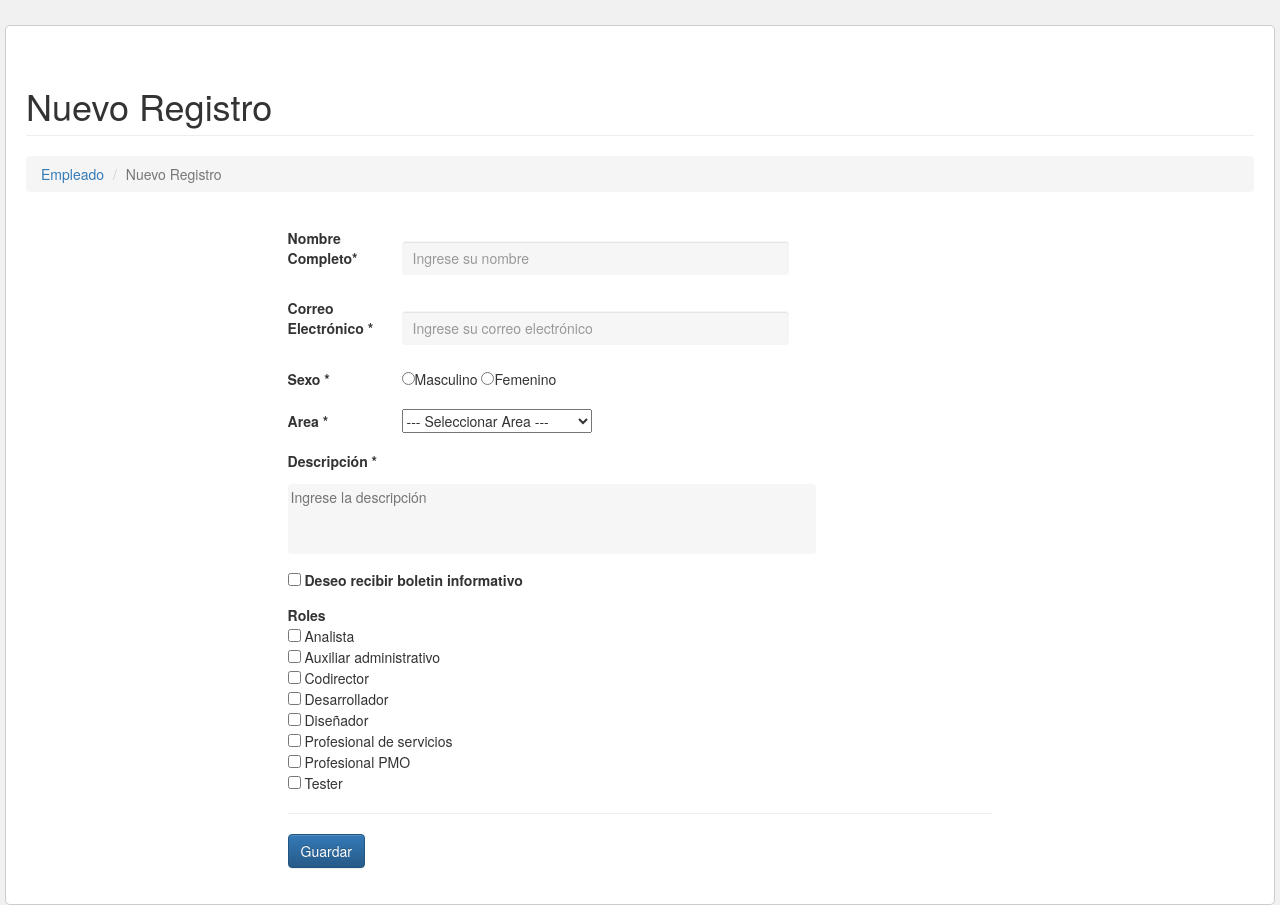
Page /?c=empleado&a=Crud on the committed database.
### tables this page shows
CREATE TABLE IF NOT EXISTS `roles` (
  `id` int(11) NOT NULL AUTO_INCREMENT,
  `nombre` varchar(255) NOT NULL,
  PRIMARY KEY (`id`)
);

### controller/empleado.controller.php (called while the page is built, shortened)
<?php
require_once 'model/empleado.php';
class empleadoController{
    public function __CONSTRUCT(){
        $this->model = new empleado();
    }
    public function Crud(){
        $empleado = new empleado();
        require_once 'view/header.php';
        require_once 'view/empleado/empleado-editar.php';
    }
}

### model/database.php (called while the page is built)
<?php
class Database
{
    public static function StartUp()
    {
        $pdo = new PDO('mysql:host=localhost;dbname=prueba_tecnica_dev;charset=utf8', 'root', '');
        $pdo->setAttribute(PDO::ATTR_ERRMODE, PDO::ERRMODE_EXCEPTION);
        return $pdo;
    }
}

### model/empleado.php (called while the page is built, shortened)
<?php
class empleado
{
	private $pdo;
	public function __CONSTRUCT()
	{
		try
		{
			$this->pdo = Database::StartUp();
		}
		catch(Exception $e)
		{
			die($e->getMessage());
		}
	}
	public function roles($id)
	{
		try
		{
			$stm = $this->pdo
			          ->prepare("SELECT nombre, id, (select rol_id FROM empleado_rol WHERE empleado_id = ? and rol_id=a.id) as rolid from roles a order by nombre");
			$stm->execute(array($id));
			return $stm->fetchAll(PDO::FETCH_OBJ);
		} catch (Exception $e)
		{
			die($e->getMessage());
		}
	}
}

### view/empleado/empleado-editar.php (the view, shortened to what this page needs)
<h1 class="page-header">
    <?php echo $empleado->id != null ? $empleado->nombre : 'Nuevo Registro'; ?>
    <link href="view/img/estilo.css" rel="stylesheet" type="text/css" >
</h1>
<ol class="breadcrumb">
  <li><a href="?c=empleado">Empleado</a></li>
  <li class="active"><?php echo $empleado->id != null ? $empleado->nombre : 'Nuevo Registro'; ?></li>
</ol>
<form id="frm-empleado" action="?c=empleado&a=Guardar" method="post" enctype="multipart/form-data">
    <div class="form-group">
        <label>Nombre Completo*</label>
        <input type="text" name="nombre" value="<?php echo $empleado->nombre; ?>" class="form-control" placeholder="Ingrese su nombre" required>
    </div>
      <div class="form-group">
        <label>Correo Electrónico *</label>
        <input type="text" name="email" value="<?php echo $empleado->email; ?>" class="form-control" placeholder="Ingrese su correo electrónico" required>
    </div>
      <div class="form-group">
        <label>Sexo *</label>
        <?php $valid_check=$empleado->sexo; ?>
        <?php if($valid_check=='M') {?>
           <input type="radio" name="sexo" value="M"  checked>Masculino
        <?php
        } else {?>
           <input type="radio" name="sexo" value="M">Masculino
        <?php
        }
        if($valid_check=='F') {?>
           <input type="radio" name="sexo" value="F" checked>Femenino
        <?php
        } else {?>
           <input type="radio" name="sexo" value="F">Femenino
           <?php
        }?>
    </div>
      <div class="form-group">
        <label>Area *</label>
        <select name="area_id">
        <?php
            $area=$empleado->area_id;
            if(!$area){
            ?>
               <option value="0" selected>--- Seleccionar Area ---</option>
            <?php
            }
               ?>
        </select>
    </div>
      <div class="form-group">
        <label>Descripción *</label>
        <textarea name="descripcion" rows="3" cols="40" placeholder="Ingrese la descripción" required><?php echo $empleado->descripcion; ?></textarea>
    </div>
      <div class="form-group">
        <?php
        $bolet=$empleado->boletin;
        if($bolet==1){
        ?>
           <input type="checkbox" class="form-check-input" id="conditions" name="boletin" value="1" checked>
        <?php
        }
        else{
        ?>
           <input type="checkbox" class="form-check-input" id="conditions" name="boletin" value="1">
        <?php
        }
        ?>
        <label2 class="form-check-label" for="boletin">Deseo recibir boletin informativo</label2>
    </div>
      <div class="form-group">
      <label3>Roles</label3>
      <?php
            echo "<br>";
            foreach($this->model->roles($empleado->id) as $s):
                $nombr = $s->nombre;
                $idrol = $s->rolid;
                if($idrol>=1){
                ?>
                   <input type="checkbox" class="form-check-input" id="conditions" name="roles[]" value="$idrol" checked>
                <?php
                }
                else{
                ?>
                   <input type="checkbox" class="form-check-input" id="conditions" name="roles[]" value="$idrol0">
                <?php
                }
                echo $nombr."<br>";
            endforeach;
        ?>
    </div>
    <hr />
    <div class="text-left">
        <button class="btn btn-primary">Guardar</button>
    </div>
</form>

### assets/css/estilo.css (style rules this page uses)
* { box-sizing:border-box; }
form { width:300px; padding:16px; border-radius:10px; margin:auto; background-color:#ccc; }
form label { width:72px; font-weight:bold; display:inline-block; }
form input[type="text"], form input[type="email"] { width:180px; padding:3px 10px; border:1px solid #f6f6f6; border-radius:3px; background-color:#f6f6f6; margin:8px 0; display:inline-block; }
textarea { width:100%; height:100px; border:1px solid #f6f6f6; border-radius:3px; background-color:#f6f6f6; margin:8px 0; resize:none; display:block; }

### view/img/estilo.css (style rules this page uses)
* { box-sizing:border-box; }
form { width:60%; padding:16px; border-radius:10px; margin:auto; background-color:#ffffff; }
form label { width:110px; font-weight:bold; display:inline-block; text-align:left; }
form label3 { width:110px; font-weight:bold; display:inline-block; vertical-align:top; }
form label2 { width:250px; font-weight:bold; display:inline-block; }
form label3 { width:250px; font-weight:bold; display:inline-block; vertical-align: top; }
form input[type="text"], form input[type="email"] { width:55%; padding:3px 10px; border:1px solid #f6f6f6; border-radius:3px; background-color:#f6f6f6; margin:8px 0; display:inline-block; }
textarea { width:75%; height:70px; border:1px solid #f6f6f6; border-radius:3px; background-color:#f6f6f6; margin:8px 0; resize:none; display:block; }

### view/header.php (style rules this page uses)
body { margin:0; padding:0; background-color:#f1f1f1; }

### rows in the picture
roles: nombre "Analista"
roles: nombre "Auxiliar administrativo"
roles: nombre "Codirector"
roles: nombre "Desarrollador"
roles: nombre "Diseñador"
roles: nombre "Profesional de servicios"
roles: nombre "Profesional PMO"
roles: nombre "Tester"
